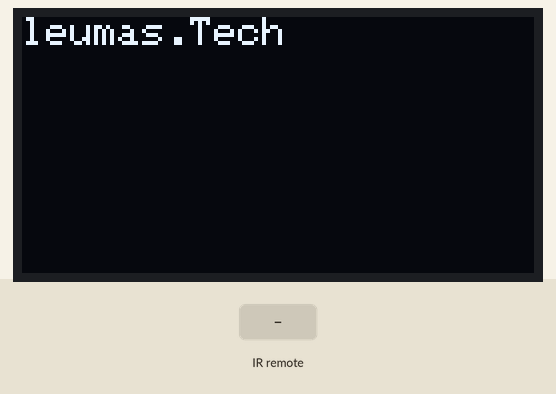
Simulated run of this sketch. Board: Arduino Leonardo, built with avr-gcc and run on an emulated ATmega32U4. Parts: 128×64 one-colour display. The inputs (shaded band) are chosen by the test bench. What the sketch prints to the serial monitor is not drawn.

Above: at 3.2 s.
3.3 s: infrared code 0xF7C03F received
At 5.5 s:
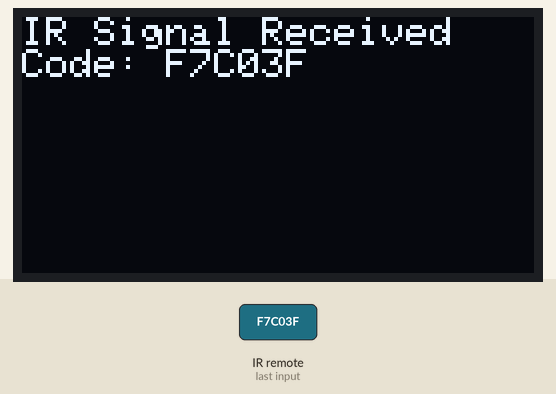
5.8 s: infrared code 0xF740BF received
At 7.1 s:
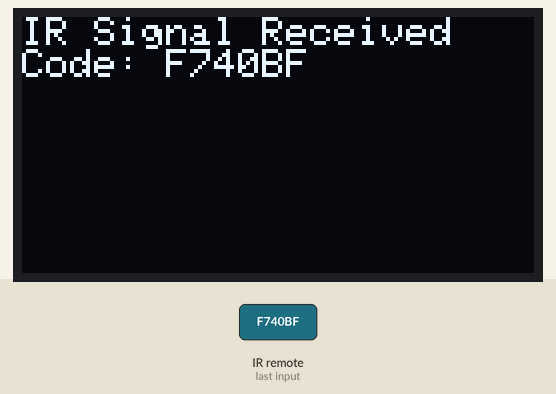
8.3 s: infrared code 0xF7E01F received
At 9.5 s:
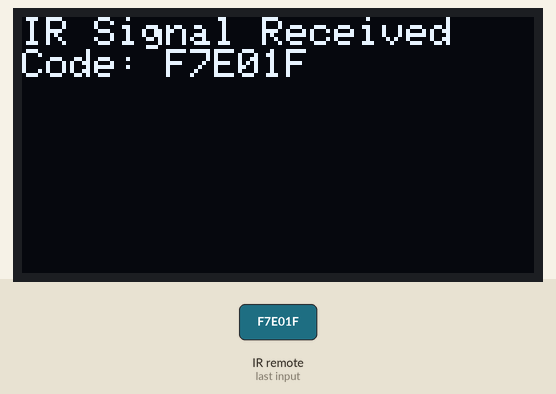
9.8 s: infrared code 0xFF58A7 received
At 10.4 s:
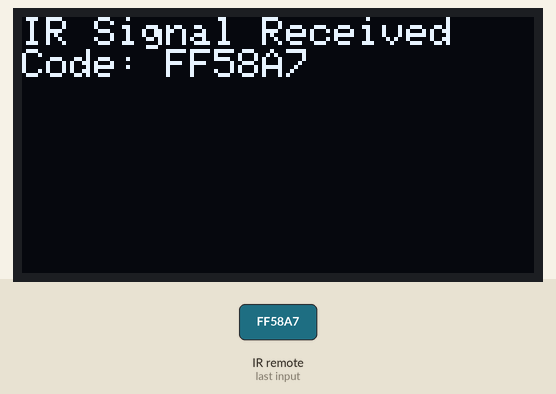
11.3 s: infrared code 0xFFD827 received
At 12.5 s:
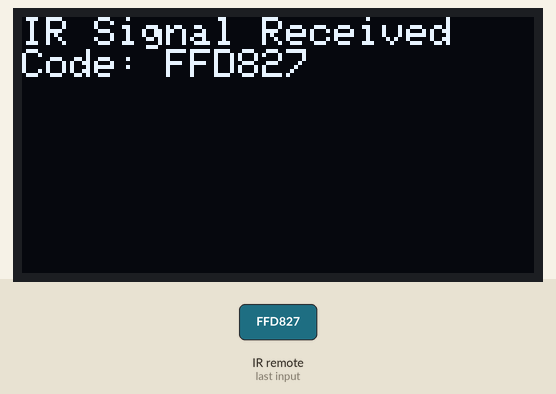
12.8 s: infrared code 0xF7807F received
At 16.5 s:
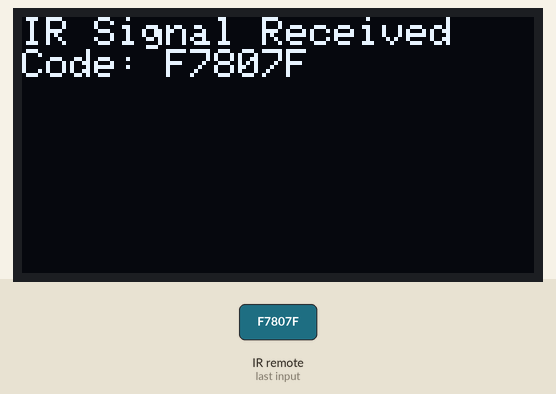
Timing chart, 0 to 16.8 s (numbered marks = the images above; inputs shaded):
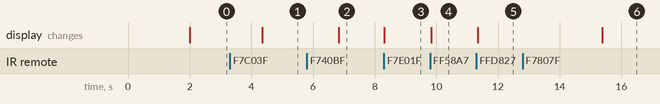

The sketch:

ArduinoDesktopReceiverOledv2.ino
```cpp
#include <Wire.h>
#include "SSD1306Ascii.h"
#include "SSD1306AsciiWire.h"
#include <IRremote.h>
#include <Keyboard.h>

const int RECV_PIN = 9;
// 0X3C+SA0 - 0x3C or 0x3D
#define I2C_ADDRESS 0x3C

// Define proper RST_PIN if required.
#define RST_PIN -1

SSD1306AsciiWire oled;

IRrecv irrecv(RECV_PIN);

decode_results results;


void setup()
{
  Serial.begin(9600);

  Wire.begin();
  Wire.setClock(400000L);

#if RST_PIN >= 0
  oled.begin(&Adafruit128x64, I2C_ADDRESS, RST_PIN);
#else // RST_PIN >= 0
  oled.begin(&Adafruit128x64, I2C_ADDRESS);
#endif // RST_PIN >= 0

  oled.setFont(Adafruit5x7);

  delay(2000);
  oled.clear();
  oled.set1X();      // Normal 1:1 pixel scale

  oled.setCursor(0,0);
  oled.println("leumas.Tech");


  irrecv.enableIRIn(); // Start the receiver
  irrecv.blink13(true);
}

void loop() {
  if (irrecv.decode(&results)) {
    if (results.decode_type == NEC) {
      Serial.print("NEC ");
    } else if (results.decode_type == SONY) {
      Serial.print("SONY ");
    } else if (results.decode_type == RC5) {
      Serial.print("RC5 ");
    } else if (results.decode_type == RC6) {
      Serial.print("RC6 ");
    } else if (results.decode_type == UNKNOWN) {
      Serial.print("UNKNOWN ");
    }
    Serial.print("  ");
    Serial.print(results.value, HEX);

    switch(results.value)
    {

      case 0xF7C03F : printstring("Hello from button 1"); break;
      case 0xF740BF : openapp("Google Chrome"); break;
      case 0xF7807F : searchWebFor("Google Chrome", "https://www.leumas.tech"); break;

      case 0xF700FF : keyshortcut2(KEY_LEFT_CTRL, 'V'); break; // Example for paste
      case 0xF7E01F : keyshortcut3(KEY_LEFT_CTRL, KEY_LEFT_ALT, KEY_DELETE); break;
      case 0xF7609F : printstringenter("testing 1"); break;
//-------------------------------------------------
      case 0xFF18E7 : Keyboard.print("test string"); break;
      case 0xFF9867 : Keyboard.print("test string"); break;
      case 0xFF58A7 : Keyboard.print("test string"); break;
      case 0xFFD827 : Keyboard.print("test string"); break;

    }
    Serial.print("  ");
    Serial.println(results.bits);

    // Display IR code on OLED
    oled.clear();
    oled.setCursor(0,0);
    oled.println("IR Signal Received");
    oled.setCursor(0,10);
    oled.print("Code: ");
    oled.print(results.value, HEX);

    irrecv.resume(); // Receive the next value
  }
}


// 1. Print string
void printstring(String str) {
  Keyboard.print(str);
  delay(1000);
}

// 2. Print string and press Enter
void printstringenter(String str) {
  Keyboard.print(str);
  delay(500);
  Keyboard.press(KEY_RETURN);
  Keyboard.releaseAll();
}

// 3. Open app
void openapp(String appname) {
  Keyboard.press(KEY_LEFT_GUI);
  Keyboard.releaseAll();
  delay(500);
  Keyboard.print(appname);
  delay(500);
  Keyboard.press(KEY_RETURN);
  Keyboard.releaseAll();
}

// 4. Search web for
void searchWebFor(String browser, String url) {
  Keyboard.press(KEY_LEFT_GUI);
  Keyboard.releaseAll();
  delay(500);
  Keyboard.print(browser);
  delay(500);
  Keyboard.press(KEY_RETURN);
  delay(500);
  Keyboard.releaseAll();
  Keyboard.print(url);
  delay(500);
  Keyboard.press(KEY_RETURN);
  delay(500);
  Keyboard.releaseAll();
}

// 5. Key shortcut with 2 keys
void keyshortcut2(uint8_t key1, uint8_t key2) {
  Keyboard.press(key1);
  Keyboard.press(key2);
  Keyboard.releaseAll();
}

// 6. Key shortcut with 3 keys
void keyshortcut3(uint8_t key1, uint8_t key2, uint8_t key3) {
  Keyboard.press(key1);
  Keyboard.press(key2);
  Keyboard.press(key3);
  Keyboard.releaseAll();
}

// 7. Key shortcut with 4 keys
void keyshortcut4(uint8_t key1, uint8_t key2, uint8_t key3, uint8_t key4) {
  Keyboard.press(key1);
  Keyboard.press(key2);
  Keyboard.press(key3);
  Keyboard.press(key4);
  Keyboard.releaseAll();
}
```

Measured:
- after the input at 3.3 s, the display: changes after 1.1 s (image 1)
- after the input at 5.8 s, the display: changes after 1.0 s (image 2)
- after the input at 8.3 s, the display: changes at once (image 3)
- after the input at 9.8 s, the display: changes at once (image 4)
- after the input at 11.3 s, the display: changes at once (image 5)
- after the input at 12.8 s, the display: changes after 2.6 s (image 6)
